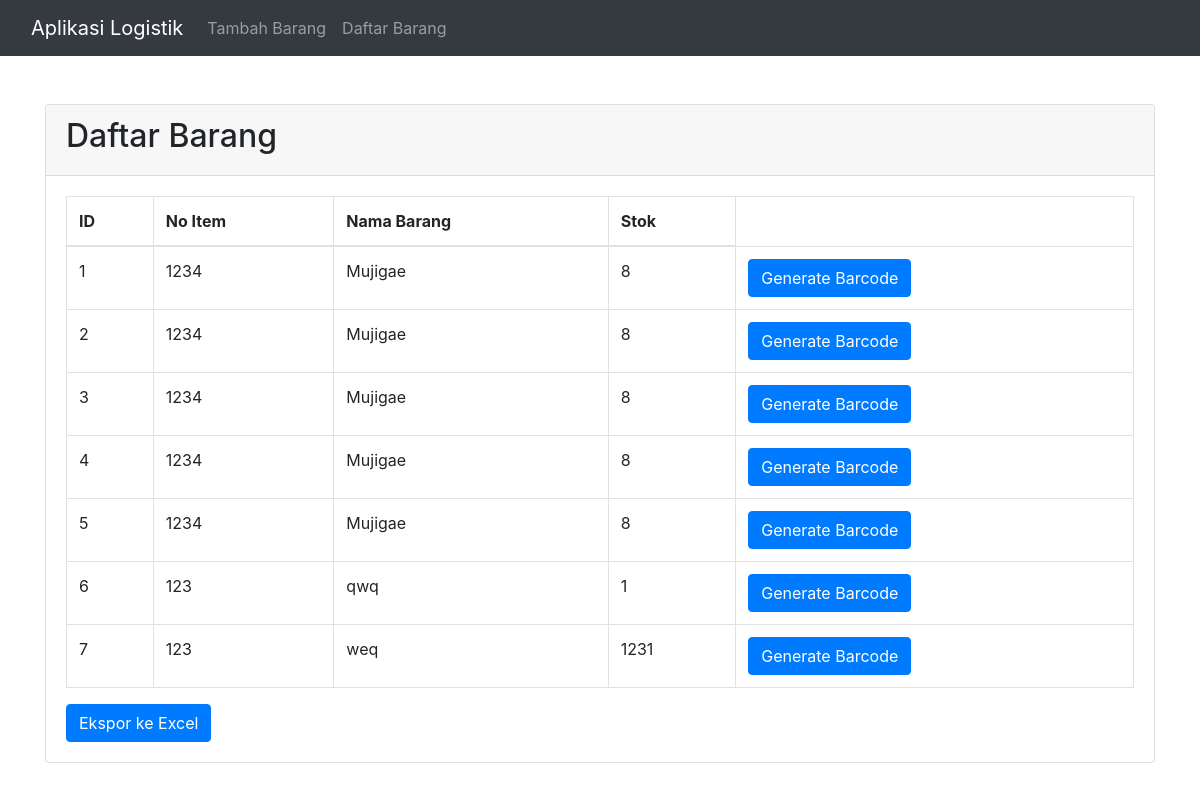
/daftar_barang.php, run on the app's committed database.
### tables this page shows
CREATE TABLE `barang` (
  `id` int(11) NOT NULL,
  `barcode` varchar(50) NOT NULL,
  `nama_barang` varchar(100) NOT NULL,
  `stok` int(11) NOT NULL,
  `gambar_barang` varchar(255) DEFAULT NULL,
  `created_at` timestamp NOT NULL DEFAULT current_timestamp()
);

### daftar_barang.php (the view, shortened to what this page needs)
<?php
include 'db.php';
$query = "SELECT * FROM barang";
$result = mysqli_query($conn, $query);
?>
<?php include 'navbar.php'; ?>
<!DOCTYPE html>
<html lang="id">
<head>
    <link rel="stylesheet" href="https://maxcdn.bootstrapcdn.com/bootstrap/4.5.2/css/bootstrap.min.css">
</head>
<body>
    <div class="container mt-5">
        <div class="card">
            <div class="card-header">
                <h2>Daftar Barang</h2>
            </div>
            <div class="card-body">
                <table class="table table-bordered">
                    <thead>
                        <tr>
                            <th>ID</th>
                            <th>No Item</th>
                            <th>Nama Barang</th>
                            <th>Stok</th>
                        </tr>
                    </thead>
                    <tbody>
                        <?php while ($data = mysqli_fetch_array($result)) : ?>
                        <tr>
                            <td><?php echo $data['id']; ?></td>
                            <td><?php echo $data['barcode']; ?></td>
                            <td><?php echo $data['nama_barang']; ?></td>
                            <td><?php echo $data['stok']; ?></td>
                            <td>
                            <a href="generate_barcode.php?barcode=<?php echo $data['barcode']; ?>" target="_blank" class="btn btn-primary">Generate Barcode</a>
                            </td>
                        </tr>
                        <?php endwhile; ?>
                    </tbody>
                </table>
                <a href="ekspor_excel.php" class="btn btn-primary">Ekspor ke Excel</a>
            </div>
        </div>
    </div>
</body>
</html>

### navbar.php (shortened to what this page needs)
<!DOCTYPE html>
<html lang="id">
<head>
    <link rel="stylesheet" href="https://maxcdn.bootstrapcdn.com/bootstrap/4.5.2/css/bootstrap.min.css">
</head>
<body>
    <nav class="navbar navbar-expand-lg navbar-dark bg-dark">
        <div class="container-fluid">
            <a class="navbar-brand" href="index.php">Aplikasi Logistik</a>
            <div class="collapse navbar-collapse" id="navbarNav">
                <ul class="navbar-nav">
                    <li class="nav-item">
                        <a class="nav-link" href="tambah_barang.php">Tambah Barang</a>
                    </li>
                    <li class="nav-item">
                        <a class="nav-link" href="daftar_barang.php">Daftar Barang</a>
                    </li>
                </ul>
            </div>
        </div>
    </nav>
</body>
</html>

### data on the page
barang: id "1", barcode "1234", nama_barang "Mujigae", stok "8"
barang: id "2", barcode "1234", nama_barang "Mujigae", stok "8"
barang: id "3", barcode "1234", nama_barang "Mujigae", stok "8"
barang: id "4", barcode "1234", nama_barang "Mujigae", stok "8"
barang: id "5", barcode "1234", nama_barang "Mujigae", stok "8"
barang: id "6", barcode "123", nama_barang "qwq", stok "1"
barang: id "7", barcode "123", nama_barang "weq", stok "1231"
